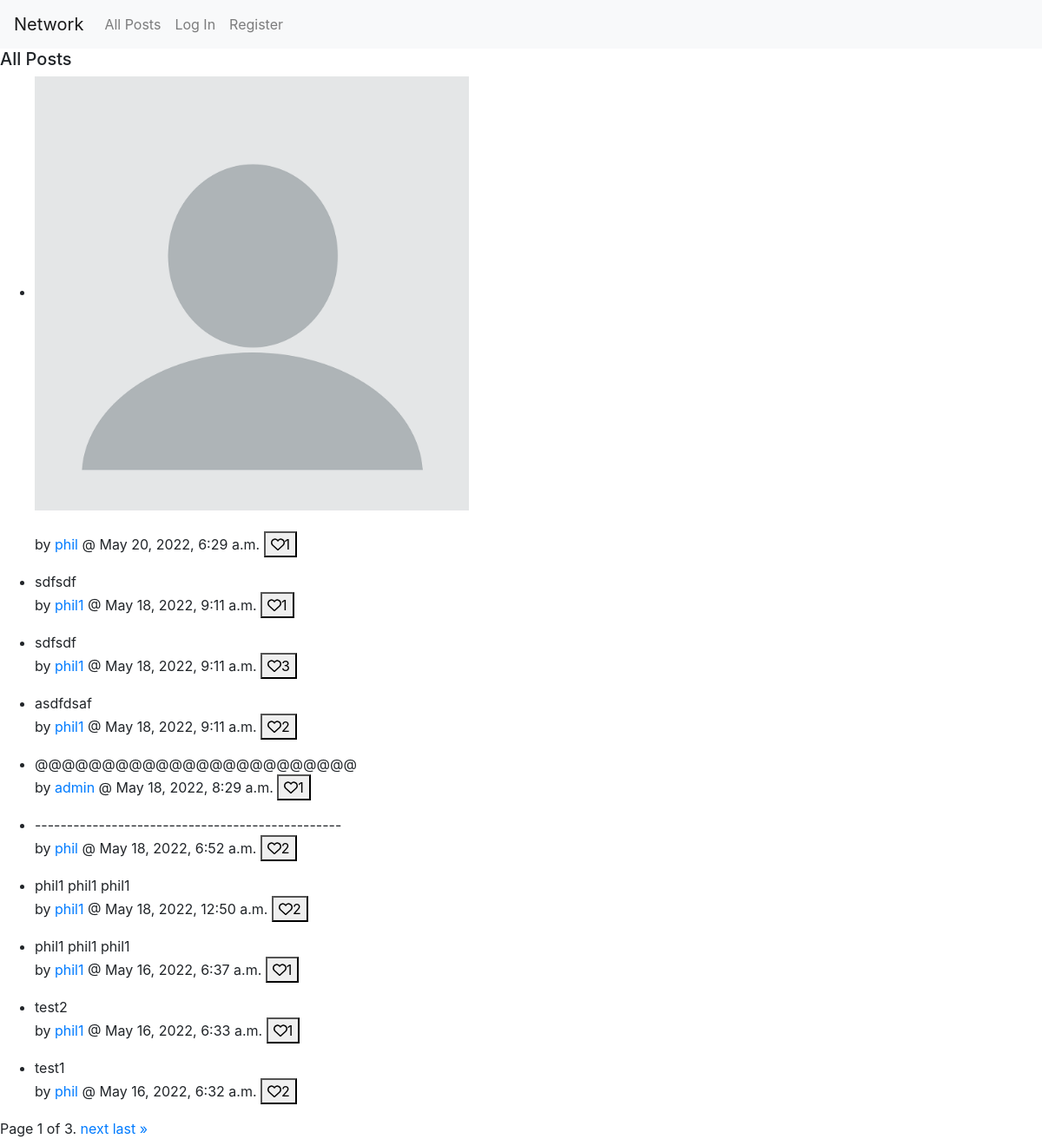
The page / on the database its author committed.
### network/models.py (models this page shows, shortened)
class User(AbstractUser):
    def __str__(self):
        return f"{self.username}"

class Post(models.Model):
    entry = models.TextField(max_length=512)
    created_date = models.DateTimeField(default=timezone.now)
    creator = models.ForeignKey(User, on_delete=models.PROTECT, related_name="all_creators")
    image = models.ImageField(null=True, blank=True, upload_to="image/")

### network/views.py (the view)
# urls.py: path("", views.index, name="index"),
def index(request):
    all_posts = Post.objects.all().order_by('-created_date')
    full_posts = []
    for post in all_posts:
        like_dict = count_like(post.id, request.user.id)
        full_posts.append({
            'id': post.id,
            'entry': post.entry,
            'creator': post.creator,
            'created_date': post.created_date,
            'image': post.image,
            'num_like': like_dict['num_like'],
            'user_like': like_dict['user_like'],
        })
    p = Paginator(full_posts, 10)
    page_number = request.GET.get('page')
    page_obj = p.get_page(page_number)
    return render(request, "network/index.html", {
        "page_obj": page_obj,
    })

### network/views.py (called while the page is built)
def count_like(post_id, user_id):
    like_dict = {
        'num_like': 0,
        'user_like': False,
    }
    try:
        like_dict['num_like'] = Like.objects.filter(post_id=post_id).count()
        try:
            if Like.objects.filter(user_id=user_id, post_id=post_id):
                like_dict['user_like'] = True
        except ObjectDoesNotExist:
            pass
    except ObjectDoesNotExist:
        pass
    return like_dict

### network/templates/network/index.html (shortened to what this page needs)
{% extends "network/layout.html" %}
{% load static %}
{% block body %}
    <div id="all-post">
        {% if following %}
        <h5>Following Posts</h5>
        {% else %}
        <h5>All Posts</h5>
        {% endif %}
        <ul>
        {% for p in page_obj %}
        <li>
        {% if p.image %}
        <img src="{{ p.image.url }}" width="500">
        {% endif %}
        <p>{{p.entry}}<br> by <a href="{% url 'profile' p.creator.id %}">{{p.creator}}</a> @ {{p.created_date}}
                {% if p.user_like %}
                <button id="p{{p.id}}" onclick="javascript:like('{{ p.id }}')" value="{{p.user_like}}">
                <i id="i{{p.id}}" class="fa-solid fa-heart"></i><span id="s{{p.id}}">{{ p.num_like }}</span>
                </button>
                {% else %}
                <button id="p{{p.id}}" id="p{{p.id}}" onclick="javascript:like('{{ p.id }}')" value="{{p.user_like}}">
                <i id="i{{p.id}}" class="fa-regular fa-heart"></i><span id="s{{p.id}}">{{ p.num_like }}</span>
                </button>
                {% endif %}
        </p>
        </li>
        {% endfor %}
        </ul>
        <div class="pagination">
            <span class="step-links">
                <span class="current">
                    Page {{ page_obj.number }} of {{ page_obj.paginator.num_pages }}.
                </span>
                {% if page_obj.has_next %}
                    <a href="?page={{ page_obj.next_page_number }}">next</a>
                    <a href="?page={{ page_obj.paginator.num_pages }}">last &raquo;</a>
                {% endif %}
            </span>
        </div>
    </div>
{% endblock %}

### rows shown on the page
User: creator "phil", created_date "May 20, 2022, 6:29 a.m.", num_like "1", entry "------------------------------------------------", created_date "May 18, 2022, 6:52 a.m.", num_like "2", entry "test1", created_date "May 16, 2022, 6:32 a.m."
User: entry "sdfsdf", creator "phil1", created_date "May 18, 2022, 9:11 a.m.", num_like "1", num_like "3", entry "asdfdsaf", num_like "2", entry "phil1 phil1 phil1", created_date "May 18, 2022, 12:50 a.m.", created_date "May 16, 2022, 6:37 a.m.", entry "test2", created_date "May 16, 2022, 6:33 a.m."
User: entry "@@@@@@@@@@@@@@@@@@@@@@@@", creator "admin", created_date "May 18, 2022, 8:29 a.m.", num_like "1"

### other values the page prints
{{ page_obj.number }} "1"
{{ page_obj.paginator.num_pages }} "3"
